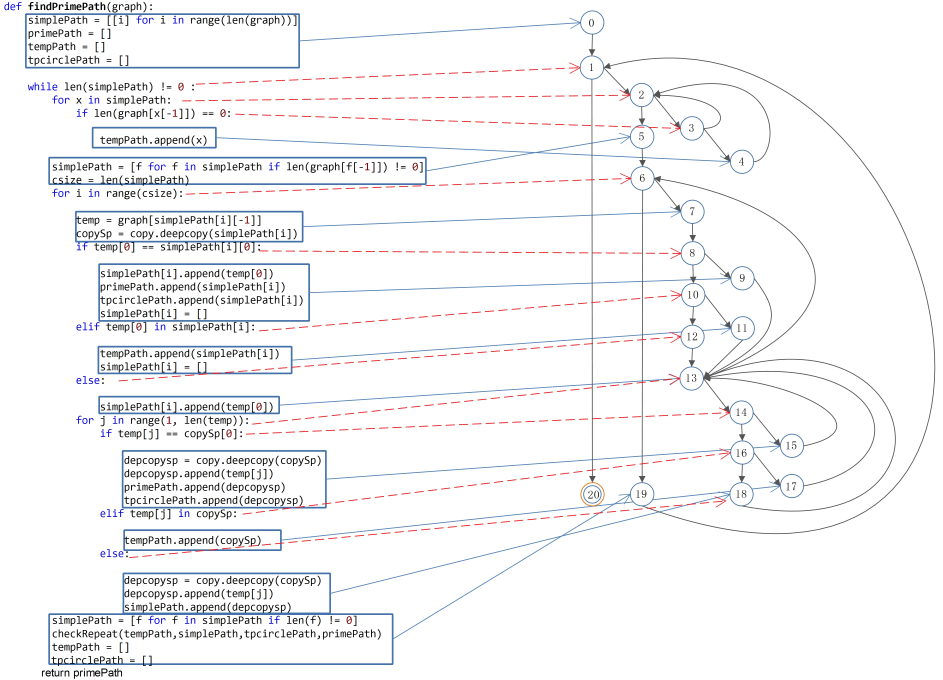
#> input picture HomeWork/primePath.jpg, 3769 x 2717 px (shown at 1/4 size); its folder holds only this picture in this run
$ python -i getLabel.py   (imports and definitions only)
#> lines starting #> are read from the running program, lines starting #| are printed output that depends on the picture
'''
Created on 2017429

@author: dell
'''

from PIL import Image
import os.path
import re
import glob


def convertjpg(jpgfile,outdir,width=92,height=112):
#> called with jpgfile = '../HomeWork/primePath.jpg', outdir = 'out.png', width = 92, height = 112
    img=Image.open(jpgfile)
#> img is the input picture: PIL image 3769x2717 RGB; mean R, G, B 244.7, 244.7, 246.1
    new_img=img.resize((width,height),Image.BILINEAR)
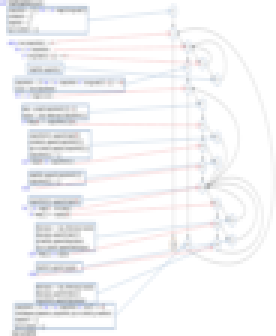
#> new_img: PIL image 92x112 RGB (shown 3 times larger); mean R, G, B 244.7, 244.7, 246.1
    img.close()
    filename = re.sub(r'([\d]+)','',jpgfile)
    fn = filename.split(".")
    fq = fn[-2][:-1].split("\\")[-1]
    fg = fq.split("_")
    c = 0
#> (the run stopped early here; a loop or call above may not have finished)
